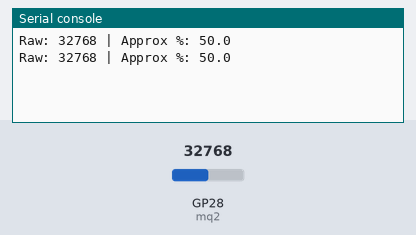
A program run on a simulated Raspberry Pi Pico running MicroPython. Shown: the last lines printed to the serial console. The test bench sets the inputs (shaded band); at power-on: GP28 (mq2) = 32768 (analog values on the 0–65535 scale).

Above: at 1.2 s.
1.3 s: GP28 (mq2) set to 45874
At 2.6 s:
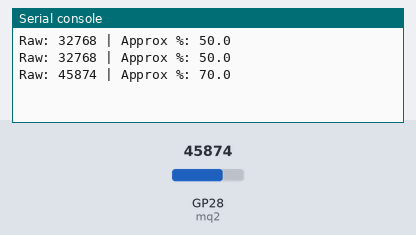
2.8 s: GP28 (mq2) set to 57670
At 3.7 s:
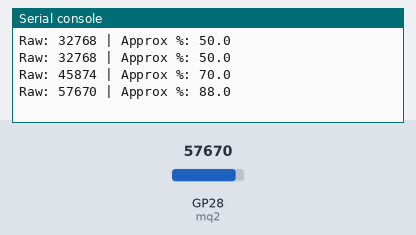
Timing chart, 0 to 5.8 s (numbered marks = the images above; inputs shaded):
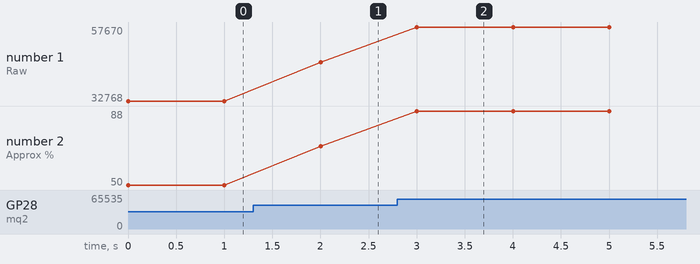

The program:

mq2.py
```python
import machine
import time

# MQ2 connected to ADC pin (GP26 / GP27 / GP28)
mq2 = machine.ADC(28)

while True:
    raw = mq2.read_u16()   # 0 - 65535

    # Convert to percentage (approx)
    percent = (raw / 65535) * 100

    print("Raw:", raw, "| Approx %:", round(percent, 2))

    time.sleep(1)
```

Measured:
- after the input at 1.3 s, the serial console: prints a new line after 0.70 s (image 1)
- after the input at 2.8 s, the serial console: prints a new line after 0.20 s (image 2)
- plotted number 1: 32768 → 45874 after the input at 1.3 s, 45874 → 57670 after the input at 2.8 s
- plotted number 2: 50 → 70 after the input at 1.3 s, 70 → 88 after the input at 2.8 s
